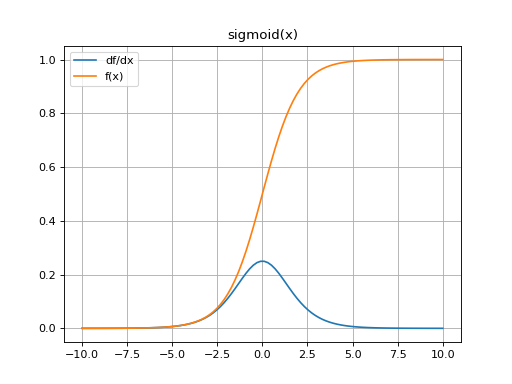

Generate this figure with Python:
import mygrad as mg
from mygrad.nnet.activations import sigmoid
import matplotlib.pyplot as plt
x = mg.linspace(-10, 10, 100)
y = sigmoid(x)
plt.title("sigmoid(x)")
y.backward()
plt.plot(x, x.grad, label="df/dx")
plt.plot(x, y, label="f(x)")
plt.legend()
plt.grid()
plt.show()
